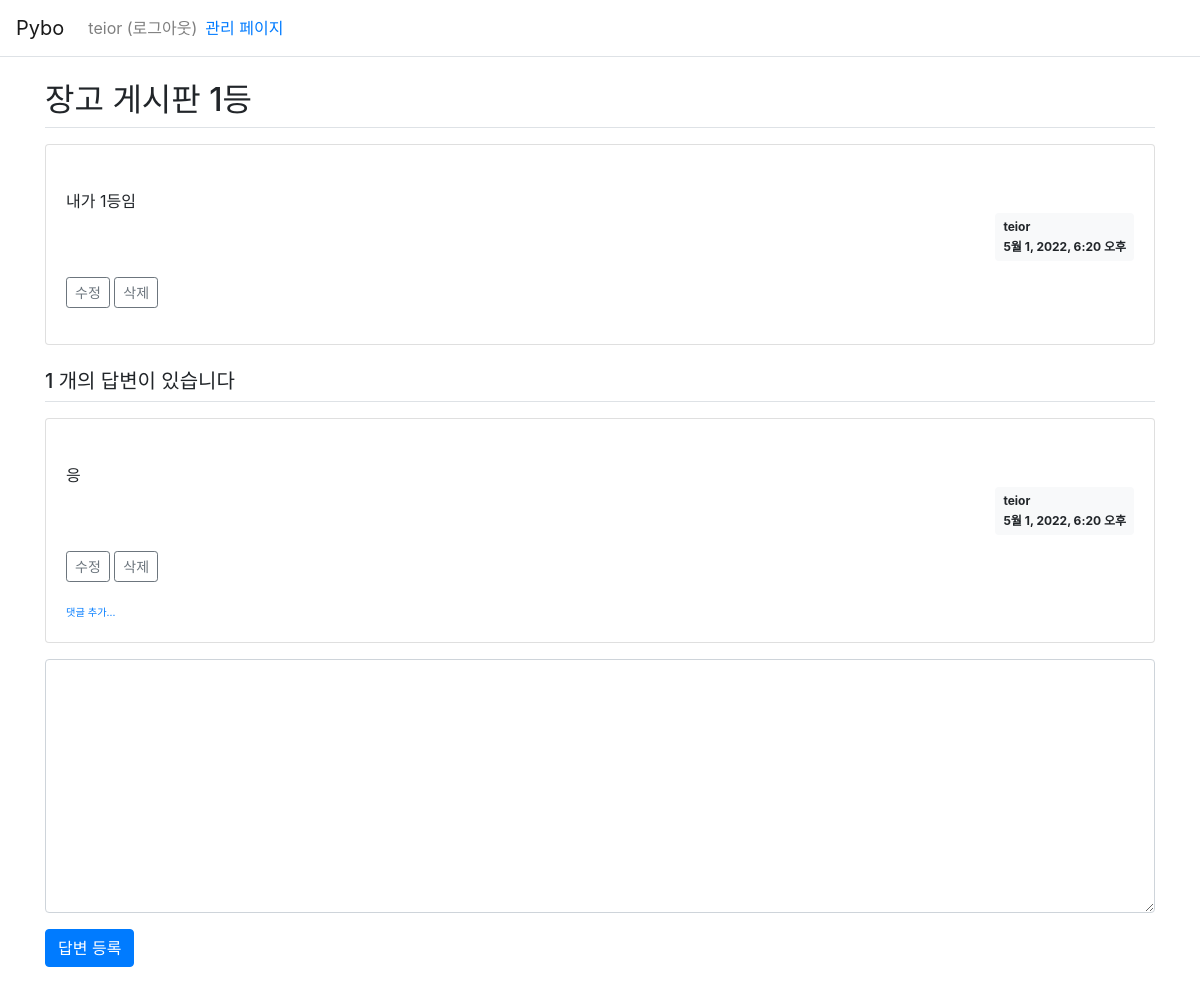
The app's page /pybo/307/ (signed in) with its own data.
### pybo/models.py (models this page shows, shortened)
class Question(models.Model):
    author = models.ForeignKey(User, on_delete=models.CASCADE)   # 계정 삭제시 데이터 전부 삭제
    subject = models.CharField(max_length=200)
    modify_date = models.DateTimeField(null=True, blank=True)     # 수정 일시
    content = models.TextField()
    create_date = models.DateTimeField()

class Answer(models.Model):
    author = models.ForeignKey(User, on_delete=models.CASCADE)
    question = models.ForeignKey(Question, on_delete=models.CASCADE)  # 질문 삭제시 해당 데이터 전부 삭제
    modify_date = models.DateTimeField(null=True, blank=True)          # 수정 일시
    content = models.TextField()
    create_date = models.DateTimeField()

### pybo/views.py (the view)
# urls.py: path('<int:question_id>/', views.detail, name='detail'),
def detail(request, question_id):
    question = get_object_or_404(Question, pk=question_id)
    context = {'question': question}
    return render(request, 'pybo/question_detail.html', context)

### templates/pybo/question_detail.html (shortened to what this page needs)
{% extends 'base.html' %}
{% block content %}
<div class="container my-3">
   <h2 class="border-bottom py-2">{{ question.subject }}</h2>
    <div class="card my-3">
        <div class="card-body">
            <div class="card-text" style="white-space: pre-line">
                {{ question.content }}
            </div>
            <div class="d-flex justify-content-end">
                <div class="badge badge-light p-2 text-left">
                      <div class="mb-2">{{ question.author.username }}</div>
                    <div>{{ question.create_date }}</div>
                </div>
            </div>
            {% if request.user == question.author %}
            <div class="my-3">
                <a href="{% url 'pybo:question_modify' question.id %}" class="btn btn-sm btn-outline-secondary ">수정</a>
                <a href="#" class="delete btn btn-sm btn-outline-secondary" data-uri="{% url 'pybo:question_delete' question.id %}">삭제</a>
            </div>
        {% endif %}
        </div>
    </div>
    <h5 class="border-bottom my-3 py-2">
        {{question.answer_set.count}} 개의 답변이 있습니다
    </h5>
    {% for answer in question.answer_set.all %}
    <div class="card my-3">
        <div class="card-body">
            <div class="card-text" style="white-space: pre-line;">
                {{ answer.content }}
            </div>
            <div class="d-flex justify-content-end">
                <div class="badge badge-light p-2 text-left">
                    <div class="mb-2">{{ question.author.username }}</div>
                    <div>{{ answer.create_date }}</div>
                </div>
            </div>
            {% if request.user == answer.author %}
            <div class="my-3">
                <a href="{% url 'pybo:answer_modify' answer.id %}" class="btn btn-sm btn-outline-secondary">수정</a>
                <a href="#" class="delete btn btn-sm btn-outline-secondary" data-uri="{% url 'pybo:answer_delete' answer.id %}">삭제</a>
            </div>
            {% endif %}
            <div>
                <a href="{% url 'pybo:comment_create_question' question.id %}" class="small"><small>댓글 추가...</small></a>
            </div>
        </div>
    </div>
    {% endfor %}
<form action="{% url 'pybo:answer_create' question.id %}" method="post" class="my-3">
        <div class="form-group">
            <textarea name="content" id="content"
                      class="form-control" rows="10"></textarea>
        </div>
        <input type="submit" value="답변 등록" class="btn btn-primary">
</form>
</div>
{% endblock %}

### templates/navbar.html (shortened to what this page needs)
<nav class="navbar navbar-expand-lg navbar-light ba-light border-bottom">
    <a class="navbar-brand" href="{% url 'pybo:index' %}">Pybo</a>
    <div class="collapse navbar-collapse flex-grow-0" id="navbarNav">
        <ul class="navbar-nav">
            <li class="nav-item">
                {% if user.is_authenticated %}
                <a class="nav-link" href="{% url 'common:logout' %}">
                    {{ user.username }} (로그아웃)
                </a>
                {% else %}
                <a class="nav-link" href="{% url 'common:login' %}">로그인</a>
                {% endif %}
            </li>
        </ul>
        <a href="http://127.0.0.1:8000/admin/">관리 페이지</a>
    </div>
</nav>

### records on screen
Question: subject "장고 게시판 1등", content "내가 1등임", author.username "teior", create_date "5월 1, 2022, 6:20 오후", answer_set.count "1"
Answer: content "응", create_date "5월 1, 2022, 6:20 오후", shows "수정"

### other values on screen
{{ user.username }} "teior"
